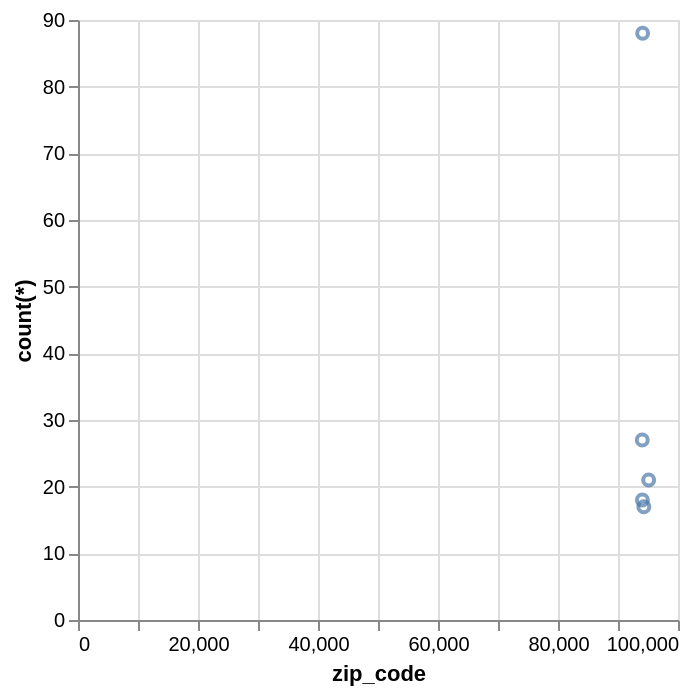

Source (Vega-Lite JSON):
### Vega-Lite specification from a JSON file in a GitHub repository (floating-point values rounded to 4 significant figures)
{"data": {"values": [{"x_data": 94041, "y_data": 27}, {"x_data": 94063, "y_data": 18}, {"x_data": 94107, "y_data": 88}, {"x_data": 94301, "y_data": 17}, {"x_data": 95113, "y_data": 21}]}, "mark": "point", "encoding": {"x": {"field": "x_data", "type": "quantitative", "title": "zip_code"}, "y": {"field": "y_data", "type": "quantitative", "title": "count(*)"}}}
